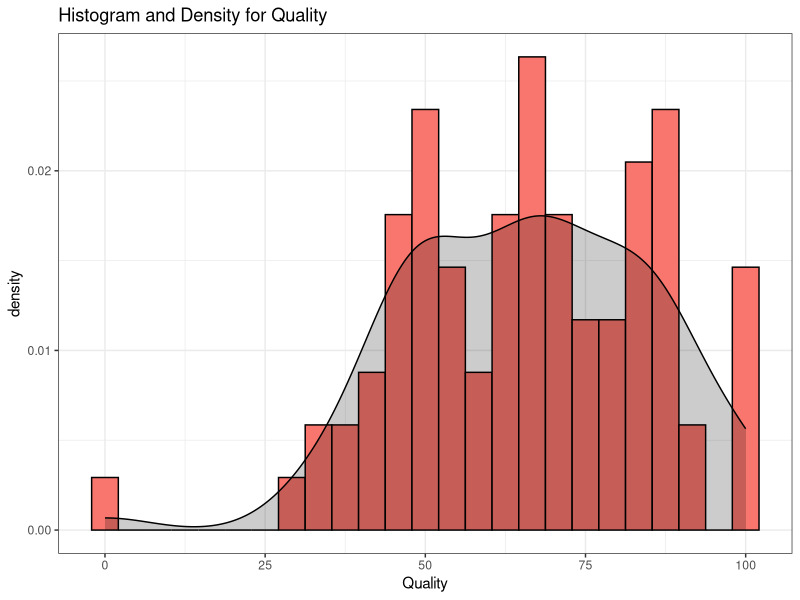
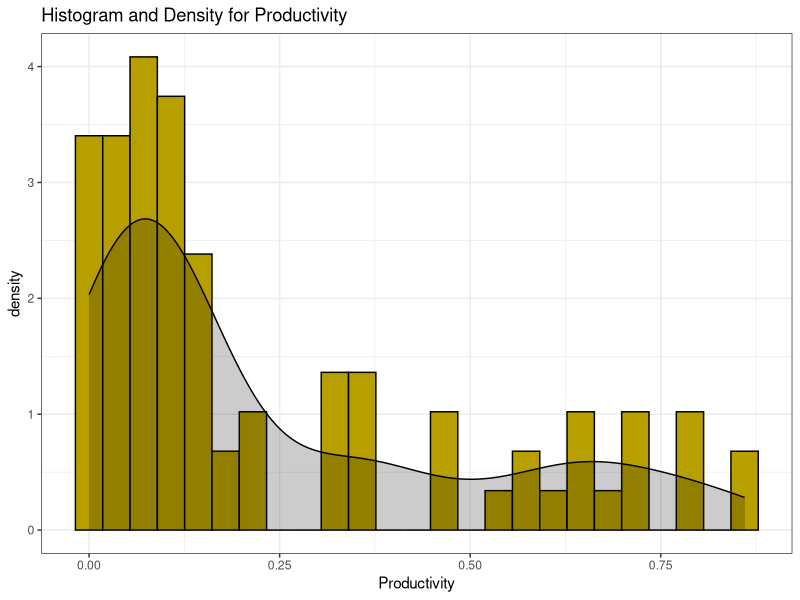
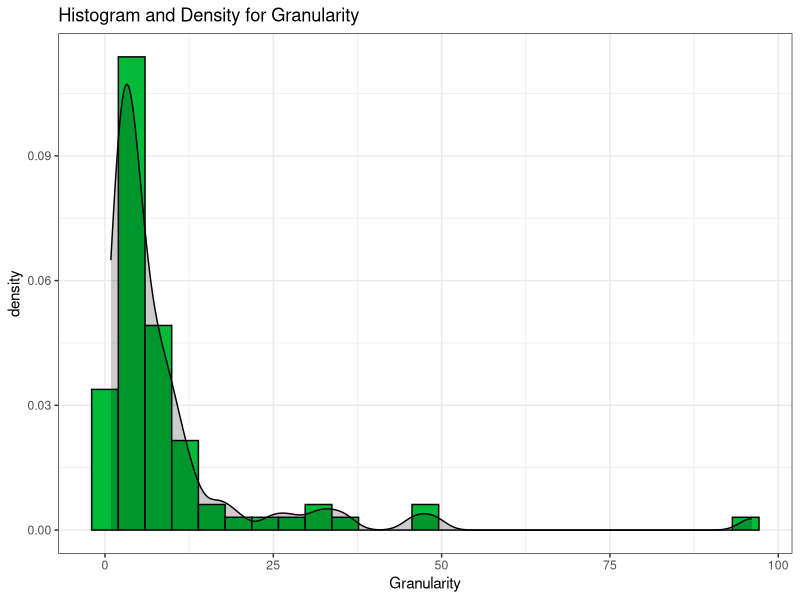
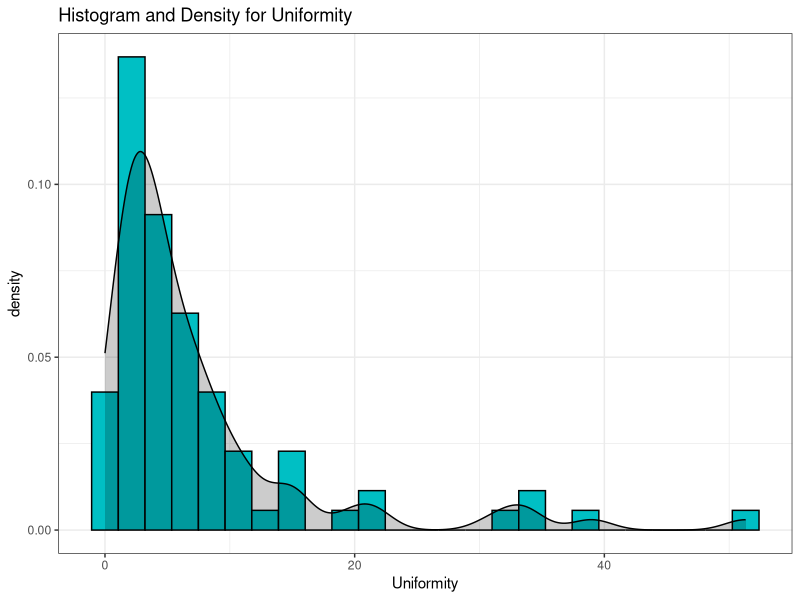
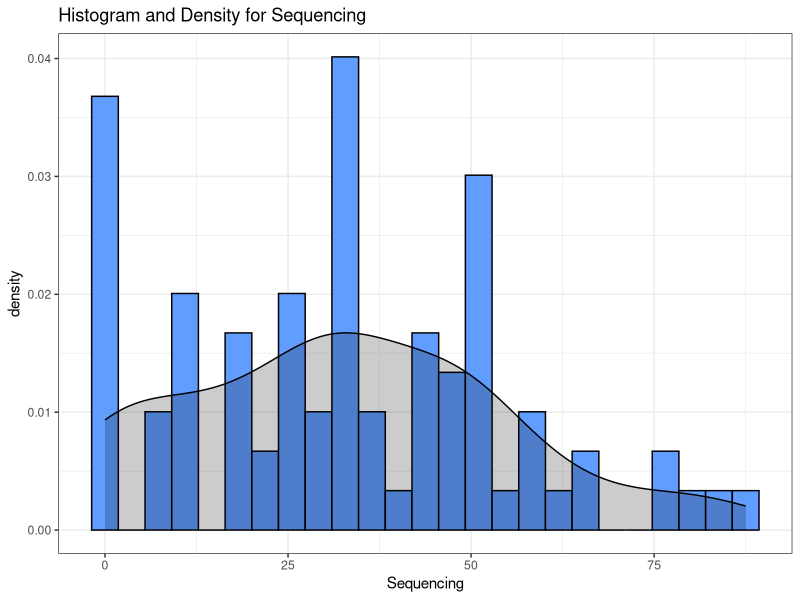
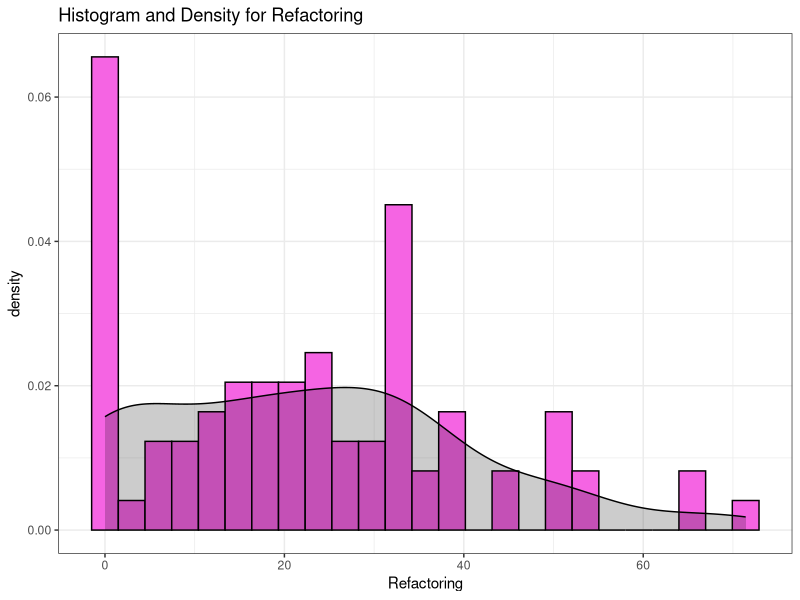
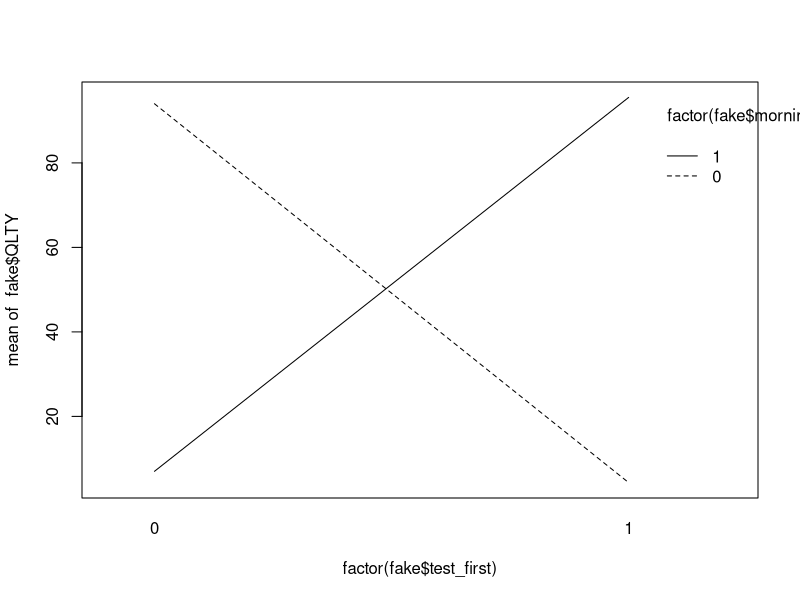
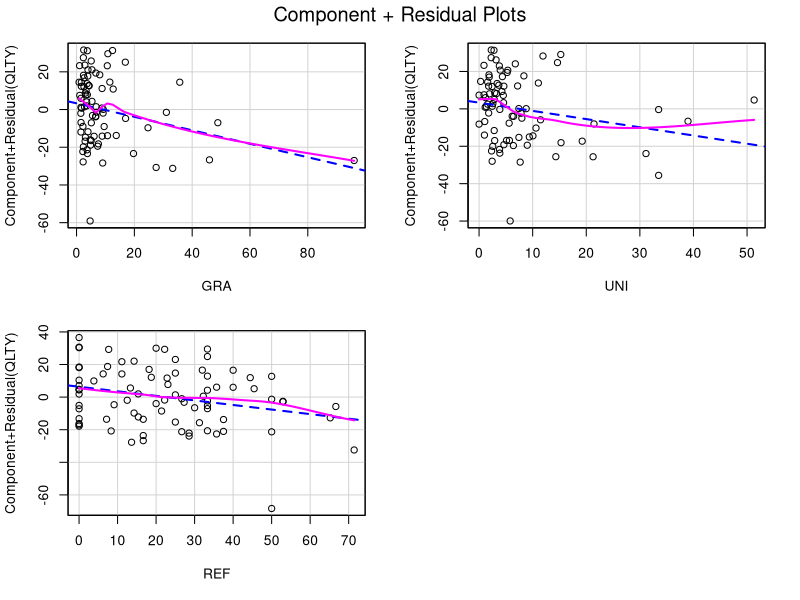

Generate these figures, in order, with R:
## ---- chunk 1
knitr::opts_chunk$set(echo = TRUE)
library(dplyr)
## ---- chunk 2
data <- read.csv("../data/dissectionTDD/dataset.csv",sep=";")
head(data)
## ---- chunk 3
library(ggplot2)

#small function to generate colors for ggplot
gg_color_hue <- function(n) {
  hues = seq(15, 375, length = n + 1)
  hcl(h = hues, l = 65, c = 100)[1:n]
}

titles <- c("Quality","Productivity","Granularity","Uniformity","Sequencing","Refactoring")
#get some colors for each
cols = gg_color_hue(length(titles))

# loop to create 6 density plots to look at spread for each variable
loop <- 2:7
for( i in loop){
  x <- data[[i]]
  plt <- ggplot(data,aes(x)) + 
    ggtitle(paste("Histogram and Density for",titles[i-1]))+
  geom_histogram(aes(y = ..density..), bins=25,color="black",fill=cols[i-1])+
  geom_density(aes(y = ..density..),color="black",fill="black", alpha=.2,stat = 'density')+
    xlab(titles[i-1])+
  theme_bw()
  
  print(plt)
  print(shapiro.test(x))
}
## ---- chunk 4

m <- glm(QLTY ~ GRA + UNI + REF + SEQ +GRA:UNI+SEQ:REF, data=data)
m
summary(m)
AIC(m)
summary(lm(QLTY ~ GRA + UNI + REF + SEQ +GRA:UNI+SEQ:REF, data=data))$r.squared


m <- glm(QLTY ~ GRA + UNI +REF, data=data)
#m
#summary(m)
AIC(m)
summary(lm(QLTY ~ GRA + UNI + REF + SEQ, data=data))$r.squared

## ---- chunk 5
fake <- read.csv("../data/fake_interaction.csv")
head(fake,10)
fake$morning <- as.factor(fake$morning)
fake$test_first <- as.factor(fake$test_first)
interaction.plot(factor(fake$test_first),factor(fake$morning),fake$QLTY)

## ---- chunk 6

fake %>%
  group_by(test_first,morning) %>%
  summarise(mean=mean(QLTY))

fake %>%
  group_by(test_first) %>%
  summarise(mean=mean(QLTY))

fake %>%
  group_by(morning) %>%
  summarise(mean=mean(QLTY))

## ---- chunk 7
library(car)

m<-glm(QLTY~GRA+UNI+REF,data=data)
crPlots(m)

## ---- chunk 8
summary(m)

## ---- chunk 9
print(AIC(m))

new_m <- glm(QLTY~GRA+UNI+REF+SEQ,data=data)
print(AIC(new_m))
